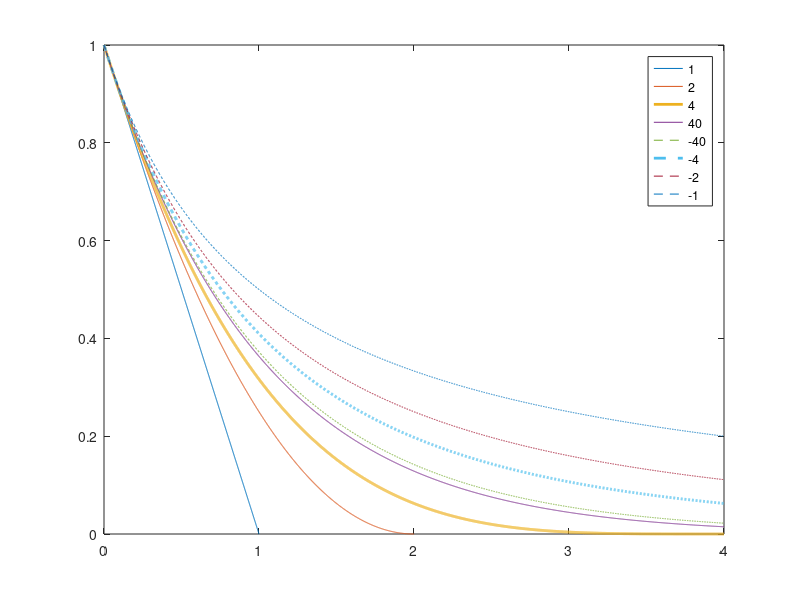

Here is the MATLAB script that generated this plot:
g = @(K, b) (1 - b ./ K) .^ K;
bs = linspace(0, 4, 4000);
figure(1);
Ks = [1 2 4 40 -40 -4 -2 -1];
for K = Ks
    gK = @(b) g(K, b);
    gKs = gK(bs);
    endidx = length(bs);
    if (K > 0)
        for i = 1:length(bs)
            if bs(i) > K
                endidx = i;
                break;
            end
        end
    end
    if K == 4
        plot(bs(1:endidx), gKs(1:endidx), 'LineWidth', 2);
    elseif K == -4
        plot(bs, gKs, '--', 'LineWidth', 2);
    elseif K < 0
        plot(bs, gKs, '--');
    else
        plot(bs(1:endidx), gKs(1:endidx));
    end
    xlim([min(bs) max(bs)]);
    ylim([0 1]);
    hold on;
end
hold off;
legends = {};
for i = 1:length(Ks)
    legends{i} = int2str(Ks(i));
end
legend(legends, 'Location', 'Northeast');
